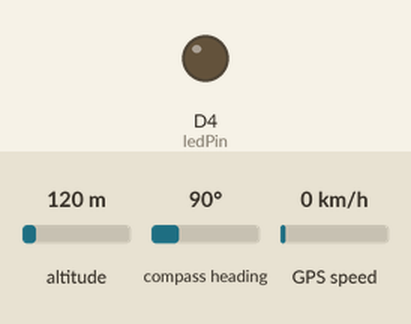
A sketch run on a simulated ESP8266 (NodeMCU). On the bench: output pins drawn as LEDs (lit = HIGH). Inputs (shaded band) come from the test bench; at power-on: altitude 120 m, compass heading 90°, GPS speed 0 km/h. WiFi joins after 1.5 s; servers stay silent unless stated; uploads are accepted with an empty reply; the GPS gets a fix after 3 s at 37.7749, -122.4194 with 8 satellites; what the sketch prints to the serial monitor is not drawn.

Above: at 1.7 s.
At 31.12 s:
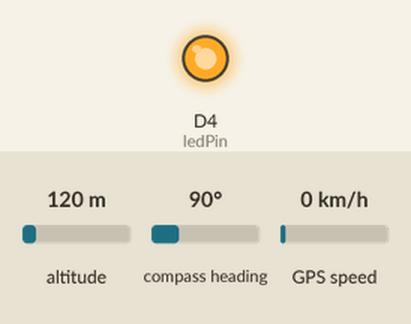
Timing chart, 0 to 49.9 s (numbered marks = the images above):
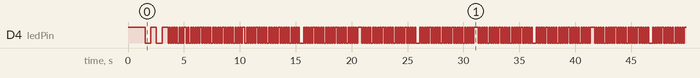

The sketch:

gps_tracker_improved.ino
```cpp
#include <SoftwareSerial.h>
#include <TinyGPS++.h>
#include <ESP8266WiFi.h>
#include <ESP8266HTTPClient.h>
#include <ArduinoJson.h>

// GPS Module connections (Updated pins to avoid GPIO0)
static const int RXPin = D1;  // GPIO5 (safer choice)
static const int TXPin = D2;  // GPIO4 (safer choice)

// The serial connection to the GPS device
SoftwareSerial ss(RXPin, TXPin);

// Create TinyGPS++ object
TinyGPSPlus gps;

// Variables to store location data
float latitude, longitude;
unsigned long lastGPSTime = 0;
unsigned long lastLEDTime = 0;
bool ledState = false;

// LED pin for status indication
const int ledPin = D4;  // GPIO2 (built-in LED)

// WiFi credentials (replace with your network)
const char* ssid = "YOUR_WIFI_SSID";
const char* password = "YOUR_WIFI_PASSWORD";

// Server endpoint for sending GPS data (replace with your server)
const char* serverURL = "https://your-server.com/api/gps-update";

// Bus identification
const String busId = "BUS_001"; // Change this for each bus

// Timing constants
const unsigned long GPS_TIMEOUT = 10000; // 10 seconds
const unsigned long UPDATE_INTERVAL = 5000; // 5 seconds
const unsigned long LED_BLINK_INTERVAL = 100; // 100ms
const unsigned long WIFI_CHECK_INTERVAL = 30000; // 30 seconds

unsigned long lastUpdate = 0;
unsigned long lastWiFiCheck = 0;

void setup() {
  Serial.begin(115200);
  ss.begin(9600);

  pinMode(ledPin, OUTPUT);
  digitalWrite(ledPin, HIGH); // Turn on LED initially

  Serial.println("\n=== Enhanced ESP8266 GPS Bus Tracker ===");
  Serial.println("Bus ID: " + busId);
  Serial.println("Initializing...");

  // Initialize WiFi
  setupWiFi();

  Serial.println("Waiting for GPS signal...");
  Serial.println("========================================");

  lastGPSTime = millis();
}

void loop() {
  // Handle GPS data
  handleGPS();

  // Handle LED blinking (non-blocking)
  handleLED();

  // Send data to server periodically
  if (millis() - lastUpdate > UPDATE_INTERVAL) {
    if (gps.location.isValid()) {
      sendGPSData();
    }
    lastUpdate = millis();
  }

  // Check WiFi connection periodically
  if (millis() - lastWiFiCheck > WIFI_CHECK_INTERVAL) {
    checkWiFiConnection();
    lastWiFiCheck = millis();
  }

  // Small delay to prevent watchdog issues
  delay(10);
}

void handleGPS() {
  // Read data from GPS module
  while (ss.available() > 0) {
    if (gps.encode(ss.read())) {
      lastGPSTime = millis(); // Reset timeout counter
      displayGPSInfo();
    }
  }

  // Check for GPS timeout (non-blocking)
  if (millis() - lastGPSTime > GPS_TIMEOUT) {
    if (gps.charsProcessed() < 10) {
      Serial.println("WARNING: No GPS data received. Checking connection...");
      Serial.println("Satellites in view: " + String(gps.satellites.value()));
    }
    lastGPSTime = millis(); // Reset to prevent spam
  }
}

void handleLED() {
  // Non-blocking LED blink
  if (millis() - lastLEDTime > LED_BLINK_INTERVAL) {
    if (gps.location.isValid()) {
      // Fast blink when GPS is valid
      ledState = !ledState;
      digitalWrite(ledPin, ledState ? LOW : HIGH); // Inverted for built-in LED
    } else {
      // Slow blink when no GPS
      if (millis() - lastLEDTime > 500) {
        ledState = !ledState;
        digitalWrite(ledPin, ledState ? LOW : HIGH);
        lastLEDTime = millis();
      }
      return;
    }
    lastLEDTime = millis();
  }
}

void displayGPSInfo() {
  if (gps.location.isValid()) {
    latitude = gps.location.lat();
    longitude = gps.location.lng();

    Serial.println("========================================");
    Serial.println("📍 GPS DATA RECEIVED");
    Serial.println("Bus ID: " + busId);
    Serial.printf("Latitude: %.6f\n", latitude);
    Serial.printf("Longitude: %.6f\n", longitude);
    Serial.printf("Altitude: %.2f meters\n", gps.altitude.meters());

    // Google Maps link
    Serial.printf("🗺️  Google Maps: https://maps.google.com/?q=%.6f,%.6f\n", latitude, longitude);

    // Speed and course
    Serial.printf("🚌 Speed: %.2f km/h\n", gps.speed.kmph());
    Serial.printf("🧭 Course: %.2f°\n", gps.course.deg());

    // Satellite info
    Serial.printf("🛰️  Satellites: %d\n", gps.satellites.value());

    // Date and time
    if (gps.date.isValid() && gps.time.isValid()) {
      Serial.printf("📅 Date: %02d/%02d/%04d\n", gps.date.day(), gps.date.month(), gps.date.year());
      Serial.printf("🕐 Time: %02d:%02d:%02d UTC\n", gps.time.hour(), gps.time.minute(), gps.time.second());
    }

    // HDOP (Horizontal Dilution of Precision)
    Serial.printf("📊 HDOP: %.2f\n", gps.hdop.hdop());

    // WiFi status
    Serial.printf("📶 WiFi: %s\n", WiFi.status() == WL_CONNECTED ? "Connected" : "Disconnected");

  } else {
    Serial.println("⚠️  GPS Location: Not available");
    Serial.printf("🛰️  Satellites in view: %d\n", gps.satellites.value());

    // Show HDOP even without valid location
    if (gps.hdop.isValid()) {
      Serial.printf("📊 HDOP: %.2f\n", gps.hdop.hdop());
    }
  }

  Serial.println("========================================");
}

void setupWiFi() {
  WiFi.begin(ssid, password);
  Serial.print("Connecting to WiFi");

  int attempts = 0;
  while (WiFi.status() != WL_CONNECTED && attempts < 20) {
    delay(500);
    Serial.print(".");
    attempts++;
  }

  if (WiFi.status() == WL_CONNECTED) {
    Serial.println();
    Serial.println("✅ WiFi Connected!");
    Serial.println("IP address: " + WiFi.localIP().toString());
  } else {
    Serial.println();
    Serial.println("❌ WiFi Connection Failed!");
    Serial.println("Continuing with GPS tracking only...");
  }
}

void checkWiFiConnection() {
  if (WiFi.status() != WL_CONNECTED) {
    Serial.println("🔄 WiFi disconnected, reconnecting...");
    WiFi.begin(ssid, password);

    int attempts = 0;
    while (WiFi.status() != WL_CONNECTED && attempts < 10) {
      delay(500);
      attempts++;
    }

    if (WiFi.status() == WL_CONNECTED) {
      Serial.println("✅ WiFi Reconnected!");
    } else {
      Serial.println("❌ WiFi Reconnection Failed!");
    }
  }
}

void sendGPSData() {
  if (WiFi.status() != WL_CONNECTED) {
    Serial.println("📶 No WiFi connection - GPS data not sent");
    return;
  }

  WiFiClient client;
  HTTPClient http;

  http.begin(client, serverURL);
  http.addHeader("Content-Type", "application/json");

  // Create JSON payload
  DynamicJsonDocument doc(1024);
  doc["busId"] = busId;
  doc["latitude"] = latitude;
  doc["longitude"] = longitude;
  doc["altitude"] = gps.altitude.meters();
  doc["speed"] = gps.speed.kmph();
  doc["course"] = gps.course.deg();
  doc["satellites"] = gps.satellites.value();
  doc["hdop"] = gps.hdop.hdop();
  doc["timestamp"] = millis();

  // Add date/time if valid
  if (gps.date.isValid() && gps.time.isValid()) {
    char datetime[32];
    sprintf(datetime, "%04d-%02d-%02d %02d:%02d:%02d",
            gps.date.year(), gps.date.month(), gps.date.day(),
            gps.time.hour(), gps.time.minute(), gps.time.second());
    doc["datetime"] = datetime;
  }

  String payload;
  serializeJson(doc, payload);

  int httpResponseCode = http.POST(payload);

  if (httpResponseCode > 0) {
    String response = http.getString();
    Serial.println("📡 Data sent successfully! Response: " + String(httpResponseCode));
    Serial.println("Response: " + response);
  } else {
    Serial.println("❌ Error sending data: " + String(httpResponseCode));
  }

  http.end();
}

// Enhanced function to get formatted GPS data as JSON string
String getGPSDataJSON() {
  DynamicJsonDocument doc(512);

  if (gps.location.isValid()) {
    doc["status"] = "valid";
    doc["busId"] = busId;
    doc["lat"] = gps.location.lat();
    doc["lng"] = gps.location.lng();
    doc["alt"] = gps.altitude.meters();
    doc["speed"] = gps.speed.kmph();
    doc["course"] = gps.course.deg();
    doc["satellites"] = gps.satellites.value();
    doc["hdop"] = gps.hdop.hdop();
  } else {
    doc["status"] = "invalid";
    doc["busId"] = busId;
    doc["satellites"] = gps.satellites.value();
    doc["message"] = "No GPS signal";
  }

  String jsonString;
  serializeJson(doc, jsonString);
  return jsonString;
}

// Function to get basic GPS data as string (backward compatibility)
String getGPSData() {
  String data = "";

  if (gps.location.isValid()) {
    data += "Bus:" + busId;
    data += ",Lat:" + String(gps.location.lat(), 6);
    data += ",Lng:" + String(gps.location.lng(), 6);
    data += ",Alt:" + String(gps.altitude.meters()) + "m";
    data += ",Spd:" + String(gps.speed.kmph()) + "km/h";
    data += ",Sat:" + String(gps.satellites.value());
    data += ",HDOP:" + String(gps.hdop.hdop());
  } else {
    data = "Bus:" + busId + ",Status:No GPS signal,Sat:" + String(gps.satellites.value());
  }

  return data;
}

// Utility function to print system status
void printSystemStatus() {
  Serial.println("\n=== SYSTEM STATUS ===");
  Serial.println("Bus ID: " + busId);
  Serial.println("WiFi: " + String(WiFi.status() == WL_CONNECTED ? "Connected" : "Disconnected"));
  Serial.println("GPS: " + String(gps.location.isValid() ? "Valid" : "Invalid"));
  Serial.println("Satellites: " + String(gps.satellites.value()));
  Serial.println("Uptime: " + String(millis() / 1000) + "s");
  Serial.println("Free Heap: " + String(ESP.getFreeHeap()) + " bytes");
  Serial.println("=====================\n");
}
```

Measured:
- by itself, D4 (ledPin): moves between LOW and HIGH, repeating every 37.2 s
